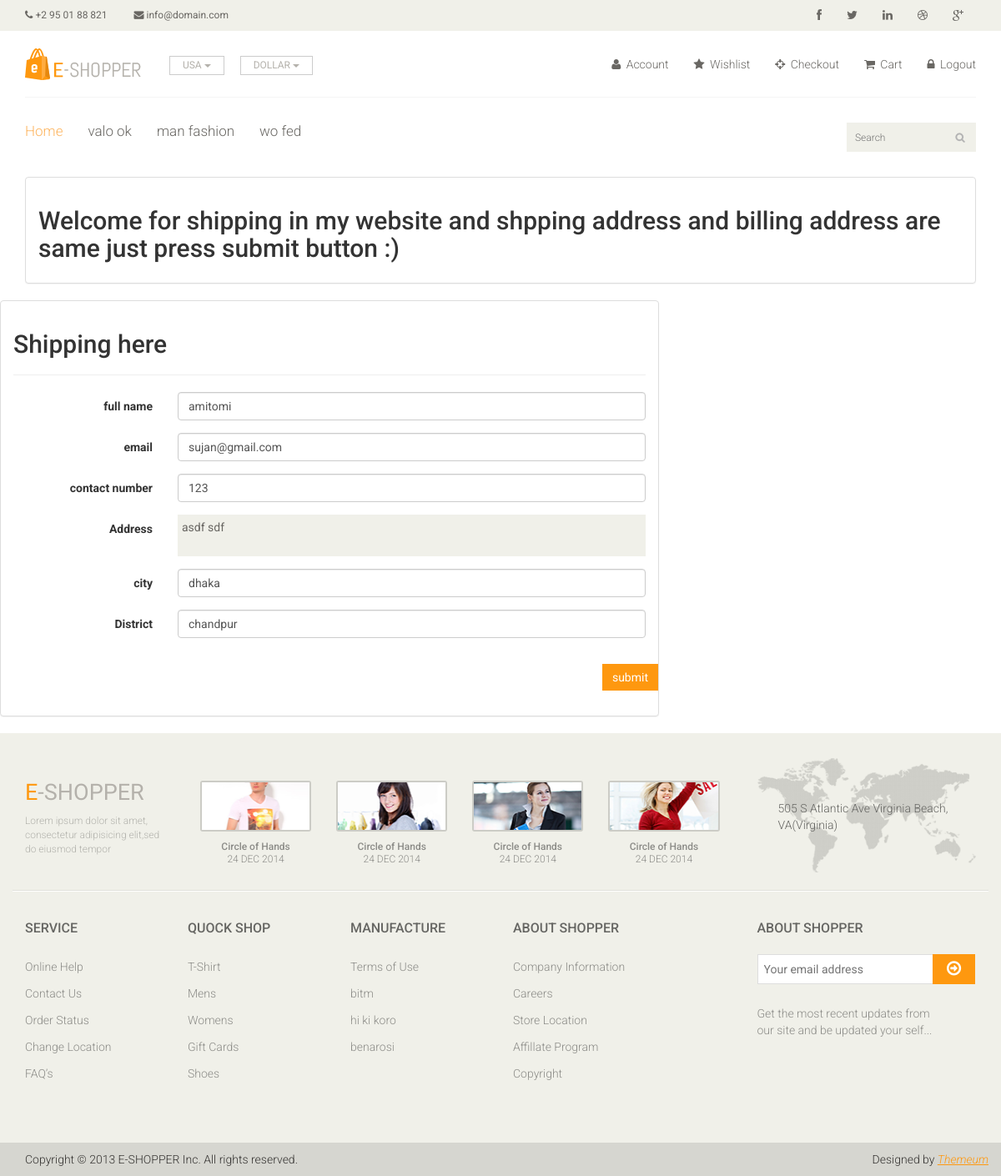
Page /shipping.php (signed in) on the committed database.
### tables this page shows
CREATE TABLE `tbl_category` (
  `category_id` int(3) NOT NULL,
  `category_name` varchar(100) NOT NULL,
  `category_description` text NOT NULL,
  `category_status` tinyint(1) NOT NULL
);

CREATE TABLE `tbl_customer` (
  `customer_id` int(11) NOT NULL,
  `first_name` varchar(100) NOT NULL,
  `last_name` varchar(100) NOT NULL,
  `email_address` varchar(256) NOT NULL,
  `password` varchar(32) NOT NULL,
  `phone_number` varchar(30) NOT NULL,
  `blod_group` varchar(10) NOT NULL,
  `address` text NOT NULL,
  `city` varchar(100) NOT NULL,
  `dis` varchar(50) NOT NULL
);

CREATE TABLE `tbl_manufacture` (
  `manufacturer_id` int(3) NOT NULL,
  `manufacturer_name` varchar(100) NOT NULL,
  `manufacturer_description` text NOT NULL,
  `manufacturer_status` tinyint(1) NOT NULL
);

### shipping.php (called while the page is built, shortened)
<?php
include "index.php";

### classes/application.php (called while the page is built, shortened)
<?php
class Application{
	private $dbconnection;
	public function __construct(){
		$host_name= 'Localhost';
		$user_name ='root';
		$password ='';
		$dbname ='db_shop';
		$this ->dbconnection= mysqli_connect($host_name, $user_name, $password, $dbname);
	}
	public function select_all_published_category(){
		$sql = "SELECT * FROM tbl_category WHERE category_status= 1";
		if(mysqli_query($this->dbconnection, $sql)){
			$query_result = mysqli_query($this->dbconnection, $sql);
			return $query_result;
		}else{
			die("Query problem". mysqli_error($this->dbconnection));
		}
	}
	public function select_all_published_manufacture(){
			$sql = "SELECT * FROM tbl_manufacture WHERE manufacturer_status= 1";
		if(mysqli_query($this->dbconnection, $sql)){
			$query_result = mysqli_query($this->dbconnection, $sql);
			return $query_result;
		}else{
			die("Query problem". mysqli_error($this->dbconnection));
		}
	}
    public function select_customer_info_by_id($customer_id){
    		$sql = "SELECT * FROM tbl_customer  WHERE customer_id= '$customer_id'";
		     if(mysqli_query($this->dbconnection, $sql)){
			$query_result = mysqli_query($this->dbconnection, $sql);
			return $query_result;
		}else{
			die("Query problem". mysqli_error($this->dbconnection));
		}
    }
}

### pages/shipping_content.php (the view, shortened to what this page needs)
<?php
$customer_id =$_SESSION['customer_id'];
 $query_result=$obj_app->select_customer_info_by_id($customer_id);
 $customer_info = mysqli_fetch_assoc($query_result);
?>
<div class="container">
	<div class="row">
      <div class="col-md-12">
        <div class="panel panel-default">
        	<div class="panel-body">
        		<h2>Welcome <?php echo $_SESSION['customer_name']; ?> for shipping in my website and shpping address and billing address are same just press submit button :)</h2>
        	</div>
        </div>
      </div>
	</div>
</div>
<div class="row">
      <div class="col-md-8">
        <div class="panel panel-default">
        	<div class="panel-body">
        		<h2>Shipping here</h2>
        		<hr>
        		<form class="form-horizontal" action="" method="post">
        			<div class="form-group">
        				<label for="first" class="control-label col-lg-3">full name</label>
        				<div class="col-lg-9">
                         <input type="text" name="full_name" class="form-control" value="<?php echo $customer_info['first_name'].''.$customer_info['last_name']; ?>" id="first" require>
        				</div>
        			</div>
        			<div class="form-group">
        				<label for="email" class="control-label col-lg-3">email</label>
        				<div class="col-lg-9">
                         <input type="email" value="<?php echo $customer_info['email_address']; ?>" name="email_address" class="form-control" id="email" require>
        				</div>
        			</div>
        			<div class="form-group">
        				<label for="contact" class="control-label col-lg-3">contact number</label>
        				<div class="col-lg-9">
                         <input type="text" name="phone_number" value="<?php echo $customer_info['phone_number']; ?>" class="form-control" id="contact" require>
        				</div>
        			</div>
        			 <div class="form-group">
        				<label for="area" class="control-label col-lg-3">Address</label>
        				<div class="col-lg-9">
                         <textarea class="from-control" name="address"><?php echo $customer_info['address']; ?></textarea>
        				</div>
        			</div>
        			 <div class="form-group">
        				<label for="city" class="control-label col-lg-3">city</label>
        				<div class="col-lg-9">
                         <input type="text" name="city" value="<?php echo $customer_info['city']; ?>" class="form-control" id="city" require>
        				</div>
        			</div>
        			 <div class="form-group">
        				<label for="Dis" class="control-label col-lg-3">District</label>
        				<div class="col-lg-9">
                         <input type="text" name="dis" value="<?php echo $customer_info['dis']; ?>" class="form-control" id="Dis" require>
        				</div>
        			</div>
        			 <div class="form-group">
                         <input type="submit" name="sign" class="btn btn-primary pull-right" value="submit">
        			</div>
           		</form>
        	</div>
        </div>
	</div>
	</div>

### inc/header_bottom.php (shortened to what this page needs)
<?php
$query_result=$obj_app -> select_all_published_category();
?>
<div class="header-bottom">
			<div class="container">
				<div class="row">
					<div class="col-sm-9">
						<div class="mainmenu pull-left">
							<ul class="nav navbar-nav collapse navbar-collapse">
								<li><a href="index.php" class="active">Home</a></li>
						        <?php  while($category_info = mysqli_fetch_assoc($query_result)){ ?>
								<li><a href="category.php?id=<?php echo $category_info['category_id']; ?>"><?php echo $category_info['category_name']; ?></a></li>
								<?php } ?>
							</ul>
						</div>
					</div>
					<div class="col-sm-3">
						<div class="search_box pull-right">
							<input type="text" placeholder="Search"/>
						</div>
					</div>
				</div>
			</div>
		</div>

### inc/footer_widget.php
<?php
$query_result=$obj_app -> select_all_published_manufacture();
?>
<div class="footer-widget">
			<div class="container">
				<div class="row">
					<div class="col-sm-2">
						<div class="single-widget">
							<h2>Service</h2>
							<ul class="nav nav-pills nav-stacked">
								<li><a href="#">Online Help</a></li>
								<li><a href="#">Contact Us</a></li>
								<li><a href="#">Order Status</a></li>
								<li><a href="#">Change Location</a></li>
								<li><a href="#">FAQ’s</a></li>
							</ul>
						</div>
					</div>
					<div class="col-sm-2">
						<div class="single-widget">
							<h2>Quock Shop</h2>
							<ul class="nav nav-pills nav-stacked">
								<li><a href="#">T-Shirt</a></li>
								<li><a href="#">Mens</a></li>
								<li><a href="#">Womens</a></li>
								<li><a href="#">Gift Cards</a></li>
								<li><a href="#">Shoes</a></li>
							</ul>
						</div>
					</div>
					<div class="col-sm-2">
						<div class="single-widget">
							<h2>manufacture</h2>
							<ul class="nav nav-pills nav-stacked">
								<li><a href="#">Terms of Use</a></li>
                               <?php while($manufacture_info = mysqli_fetch_assoc($query_result)){ ?>
								<li><a href="#"><?php echo $manufacture_info['manufacturer_name']; ?></a></li>
								<?php } ?>
							</ul>
						</div>
					</div>
					<div class="col-sm-2">
						<div class="single-widget">
							<h2>About Shopper</h2>
							<ul class="nav nav-pills nav-stacked">
								<li><a href="#">Company Information</a></li>
								<li><a href="#">Careers</a></li>
								<li><a href="#">Store Location</a></li>
								<li><a href="#">Affillate Program</a></li>
								<li><a href="#">Copyright</a></li>
							</ul>
						</div>
					</div>
					<div class="col-sm-3 col-sm-offset-1">
						<div class="single-widget">
							<h2>About Shopper</h2>
							<form action="#" class="searchform">
								<input type="text" placeholder="Your email address" />
								<button type="submit" class="btn btn-default"><i class="fa fa-arrow-circle-o-right"></i></button>
								<p>Get the most recent updates from <br />our site and be updated your self...</p>
							</form>
						</div>
					</div>
				</div>
			</div>
		</div>

### css/main.css (style rules this page uses)
body { font-family: 'Roboto', sans-serif; background:; position: relative; font-weight:400px; }
ul li { list-style: none; }
a { -webkit-transition: 300ms; -moz-transition: 300ms; -o-transition: 300ms; transition: 300ms; }
h1, h2, h3, h4, h5, h6 { font-family: 'Roboto', sans-serif; }
.header-bottom { padding-bottom: 30px; padding-top: 30px; }
.navbar-collapse.collapse { padding-left: 0; }
.mainmenu ul li { padding-right: 15px; padding-left: 15px; }
.mainmenu ul li:first-child { padding-left: 0px; }
.mainmenu ul li a { color: #696763; font-family: 'Roboto', sans-serif; font-size: 17px; font-weight: 300; padding: 0; padding-bottom: 10px; }
.mainmenu ul li a:hover, .mainmenu ul li a.active, .shop-menu ul li a.active { background:none; color:#fdb45e; }
.search_box input { background: #F0F0E9; border: medium none; color: #B2B2B2; font-family: 'roboto'; font-size: 12px; font-weight: 300; height: 35px; outline: medium none; padding-left: 10px; width: 155px; background-image: url(../images/home/searchicon.png); background-repeat: no-repeat; background-position: 130px; }
.footer-widget { margin-bottom: 68px; }
.footer-widget .container { border-top: 1px solid #FFFFFF; padding-top: 15px; }
.single-widget h2 { color: #666663; font-family: 'Roboto', sans-serif; font-size: 16px; font-weight: 500; margin-bottom: 22px; text-transform: uppercase; }
.single-widget ul li a { color: #8C8C88; font-family: 'Roboto', sans-serif; font-size: 14px; font-weight: 300; padding: 5px 0; }
.searchform input { border: 1px solid #DDDDDD; color: #CCCCC6; font-family: 'Roboto', sans-serif; font-size: 14px; margin-top: 0; outline: medium none; padding: 7px; width: 212px; }
.searchform button { background: #FE980F; border: medium none; border-radius: 0; margin-left: -5px; margin-top: -3px; padding: 7px 17px; }
.searchform button i { color: #FFFFFF; font-size: 20px; }
.searchform p { color: #8C8C88; font-family: 'Roboto', sans-serif; font-size: 14px; font-weight: 300; margin-top: 25px; }
.user_info input, select, textarea { background: #F0F0E9; border:0; color: #696763; padding: 5px; width: 100%; border-radius: 0; resize: none }
.btn.btn-primary { background:#FE980F; border: 0 none; border-radius: 0; margin-top: 16px; }

### rows in the picture
tbl_category: category_name "valo ok"
tbl_category: category_name "man fashion"
tbl_category: category_name "wo fed"
tbl_customer: full_name "amitomi", email_address "sujan@gmail.com", phone_number "123", address "asdf sdf", city "dhaka", dis "chandpur"
tbl_manufacture: manufacturer_name "bitm"
tbl_manufacture: manufacturer_name "hi ki koro"
tbl_manufacture: manufacturer_name "benarosi"
